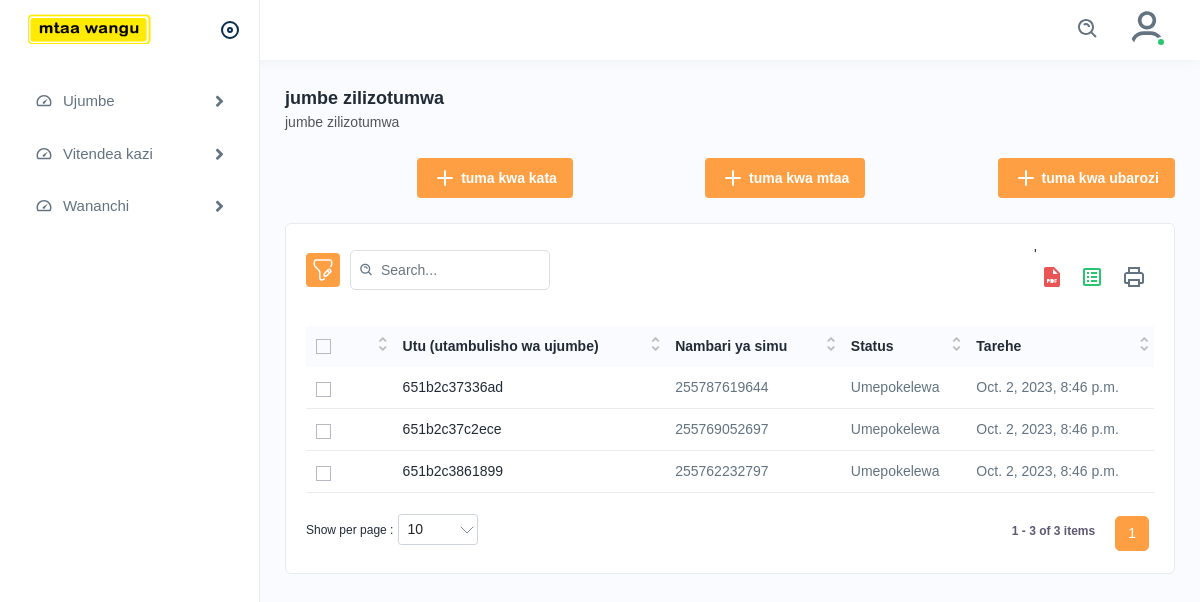
The app's page /staff-jumbe-zilizotumwa/ (signed in) with its own data.
### staff/models.py (models this page shows, shortened)
class UjumbeWaTangazoUlioFika(models.Model):
    user = models.ForeignKey(User, on_delete=models.CASCADE, null=True, related_name="limefika_user")
    ujumbe = models.TextField(null=True)
    eneo = models.CharField(max_length=255, null=True)
    utambulisho_wa_ujumbe = models.CharField(max_length=255, null=True)
    nambari_ya_simu = models.CharField(max_length=80, null=True, blank=True)
    is_delivered = models.BooleanField(default=False)
    date_created = models.DateTimeField(auto_now=True)
    class Meta:
        verbose_name_plural = 'JumbeZaTangazoZilizoFika'

### accounts/decorators.py (the view)
    def wrapper_func(request, *args, **kwargs):
        group = None
        if request.user.groups.exists():
            group = request.user.groups.all()[0].name
        if group == 'mjumbe' and request.user.is_active:
            return redirect('mjumbe-dashibodi')
        elif group == 'mwenyekiti' and request.user.is_active:
            return redirect('mwenyekiti-dashibodi')
        elif group == 'mtendaji' and request.user.is_active:
            return redirect('mtendaji-dashibodi')
        elif request.user.is_staff and request.user.is_active:
            return view_func(request, *args, **kwargs)
        else:
            return redirect('ingia')

### staff/views.py (called while the page is built)
@login_required
@staff_tu
def orodha_ya_jumbe_zilizotumwa(request):
    jumbe = tangazo_models.UjumbeWaTangazoUlioFika.objects.all()
    context = {
        'jumbe': jumbe,
    }
    return render(request, 'staff/jumbe_zilizotumwa.html', context)

### templates/staff/jumbe_zilizotumwa.html (shortened to what this page needs)
{% extends 'base/index.html' %}
{% load static %}
{% block page %}jumbe zilizotumwa{% endblock page %}
{% block slogan %}jumbe zilizotumwa{% endblock slogan %}
{% block content %}
<div class="page-header">
    <div class="page-btn">
        <a href="{% url 'staff-tuma-kwa-kata' %}" class="btn btn-added"><img src="{% static 'assets/img/icons/plus.svg' %}" alt="img" class="me-1">tuma kwa kata</a>
    </div>
    <div class="page-btn">
        <a href="{% url 'staff-tuma-kwa-mtaa' %}" class="btn btn-added"><img src="{% static 'assets/img/icons/plus.svg' %}" alt="img" class="me-1">tuma kwa mtaa</a>
    </div>
    <div class="page-btn">
        <a href="{% url 'staff-tuma-kwa-barozi' %}" class="btn btn-added"><img src="{% static 'assets/img/icons/plus.svg' %}" alt="img" class="me-1">tuma kwa ubarozi</a>
    </div>
</div>
<div class="card">
    <div class="card-body">
    <div class="table-top">
    <div class="search-set">
    <div class="search-path">
    <a class="btn btn-filter" id="filter_search">
        <img src="{% static 'assets/img/icons/filter.svg' %}" alt="img">
    </a>
    </div>
    <div class="search-input">
    <a class="btn btn-searchset"><img src="{% static 'assets/img/icons/search-white.svg' %}" alt="img"></a>
    </div>
    </div>
    <div class="wordset">'
    <ul>
    <li>
    <a data-bs-toggle="tooltip" data-bs-placement="top" title="pdf"><img src="{% static 'assets/img/icons/pdf.svg' %}" alt="img"></a>
    </li>
    <li>
    <a data-bs-toggle="tooltip" data-bs-placement="top" title="excel"><img src="{% static 'assets/img/icons/excel.svg' %}" alt="img"></a>
    </li>
    <li>
    <a data-bs-toggle="tooltip" data-bs-placement="top" title="print"><img src="{% static 'assets/img/icons/printer.svg' %}" alt="img"></a>
    </li>
    </ul>
    </div>
    </div>
    <div class="table-responsive">
    <table class="table  datanew">
    <thead>
    <tr>
    <th>
    <label class="checkboxs">
    <span class="checkmarks"></span>
    </label>
    </th>
    <th>Utu (utambulisho wa ujumbe)</th>
    <th>Nambari ya simu</th>
    <th>Status </th>
    <th>Tarehe</th>
    </tr>
    </thead>
    <tbody>
    {% for pc in jumbe %}
    <tr>
    <td>
    <label class="checkboxs">
    <span class="checkmarks"></span>
    </label>
    </td>
    <td><a href="">{{pc.utambulisho_wa_ujumbe}}</a></td>
    <td>{{pc.nambari_ya_simu}}</td>
    {% if pc.is_delivered %}
    <td>Umepokelewa</td>
    {% else %}
    <td>Sent</td>
    {% endif %}
    <td>{{pc.date_created}}</td>
    </tr>
    {% endfor %}
    </tbody>
    </table>
    </div>
    </div>
</div>
{% endblock %}

### records on screen
UjumbeWaTangazoUlioFika: utambulisho_wa_ujumbe "651b2c37336ad", nambari_ya_simu "255787619644", is_delivered "Umepokelewa", date_created "Oct. 2, 2023, 8:46 p.m."
UjumbeWaTangazoUlioFika: utambulisho_wa_ujumbe "651b2c37c2ece", nambari_ya_simu "255769052697", is_delivered "Umepokelewa", date_created "Oct. 2, 2023, 8:46 p.m."
UjumbeWaTangazoUlioFika: utambulisho_wa_ujumbe "651b2c3861899", nambari_ya_simu "255762232797", is_delivered "Umepokelewa", date_created "Oct. 2, 2023, 8:46 p.m."
